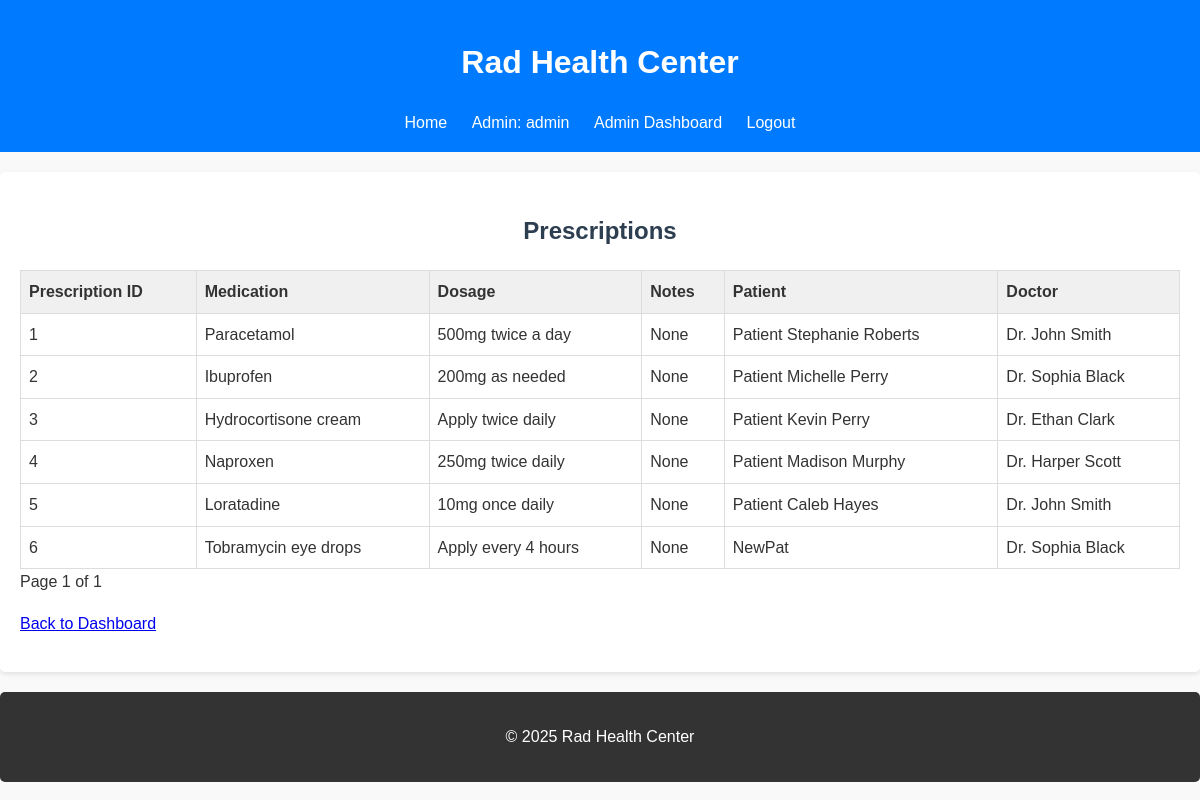
Page /admin/view_prescriptions (signed in) on the committed database.
### tables this page shows
CREATE TABLE prescriptions (
    prescription_id INTEGER PRIMARY KEY AUTOINCREMENT UNIQUE,
    appointment_id INTEGER NOT NULL,
    patient_id INTEGER NOT NULL,
    doctor_id INTEGER NOT NULL,
    prescription_date TIMESTAMP DEFAULT CURRENT_TIMESTAMP,
    medication_name TEXT NOT NULL,
    dosage TEXT,
    notes TEXT,
    FOREIGN KEY (appointment_id) REFERENCES appointments(appointment_id),
    FOREIGN KEY (patient_id) REFERENCES patients(patient_id),
    FOREIGN KEY (doctor_id) REFERENCES doctors(doctor_id)
);

CREATE TABLE patients (
    patient_id INTEGER PRIMARY KEY AUTOINCREMENT UNIQUE,
    name TEXT NOT NULL,
    date_of_birth DATE NOT NULL,
    address TEXT,
    phone_number TEXT,
    email TEXT,
    username TEXT UNIQUE NOT NULL,
    password TEXT NOT NULL,
    registered_doctor_id INTEGER,
    registration_date TIMESTAMP DEFAULT CURRENT_TIMESTAMP,
    FOREIGN KEY (registered_doctor_id) REFERENCES doctors(doctor_id)
);

CREATE TABLE doctors (
    doctor_id INTEGER PRIMARY KEY AUTOINCREMENT UNIQUE,
    name TEXT NOT NULL,
    specialization TEXT,
    phone_number TEXT,
    email TEXT,
    username TEXT UNIQUE NOT NULL,
    password TEXT NOT NULL
);

### app.py (the view)
@app.route('/admin/view_prescriptions', methods=['GET'])
@login_required('admin')
def view_prescriptions():
    page = int(request.args.get('page', 1))
    per_page = 10
    offset = (page - 1) * per_page
    conn = get_db()
    cursor = conn.cursor()
    cursor.execute("""
        SELECT p.prescription_id, p.medication_name, p.dosage, p.notes, pa.name AS patient_name, d.name AS doctor_name
        FROM prescriptions p
        JOIN patients pa ON p.patient_id = pa.patient_id
        JOIN doctors d ON p.doctor_id = d.doctor_id
        LIMIT ? OFFSET ?
    """, (per_page, offset))
    prescriptions = cursor.fetchall()
    cursor.execute("SELECT COUNT(*) FROM prescriptions")
    total_records = cursor.fetchone()[0]
    total_pages = (total_records + per_page - 1) // per_page
    close_db(conn)
    return render_template('view_prescriptions.html', prescriptions=prescriptions, page=page, total_pages=total_pages)

### app.py (called while the page is built)
def get_db():
    conn = sqlite3.connect(DATABASE)
    conn.row_factory = sqlite3.Row
    return conn

def login_required(role):
    def wrapper(fn):
        from functools import wraps
        @wraps(fn)
        def decorated_view(*args, **kwargs):
            if not session.get('user_id') or session.get('user_role') != role:
                return redirect(url_for('login'))
            return fn(*args, **kwargs)
        return decorated_view
    return wrapper

### templates/view_prescriptions.html (shortened to what this page needs)
{% extends 'layout.html' %}
{% block content %}
    <h2>Prescriptions</h2>
    {% if prescriptions %}
        <table>
            <thead>
                <tr>
                    <th>Prescription ID</th>
                    <th>Medication</th>
                    <th>Dosage</th>
                    <th>Notes</th>
                    <th>Patient</th>
                    <th>Doctor</th>
                </tr>
            </thead>
            <tbody>
                {% for prescription in prescriptions %}
                    <tr>
                        <td>{{ prescription.prescription_id }}</td>
                        <td>{{ prescription.medication_name }}</td>
                        <td>{{ prescription.dosage }}</td>
                        <td>{{ prescription.notes }}</td>
                        <td>{{ prescription.patient_name }}</td>
                        <td>{{ prescription.doctor_name }}</td>
                    </tr>
                {% endfor %}
            </tbody>
        </table>
        <div class="pagination">
            <span>Page {{ page }} of {{ total_pages }}</span>
        </div>
    {% else %}
        <p>No prescriptions found.</p>
    {% endif %}
    <p><a href="{{ url_for('admin_dashboard') }}">Back to Dashboard</a></p>
{% endblock %}

### templates/layout.html (shortened to what this page needs)
<!DOCTYPE html>
<html lang="en">
<head>
    <link rel="stylesheet" href="{{ url_for('static', filename='css/style.css') }}">
</head>
<body>
    <header>
        <h1>Rad Health Center</h1>
        <nav>
            <ul>
                <li><a href="{{ url_for('index') }}">Home</a></li>
                {% if not session.get('user_id') %}
                    <li><a href="{{ url_for('signup') }}">Sign Up</a></li>
                    <li><a href="{{ url_for('login') }}">Login</a></li>
                {% else %}
                    <li>
                        {% if session['user_role'] == 'patient' %}
                            Patient:
                        {% elif session['user_role'] == 'doctor' %}
                            Doctor:
                        {% elif session['user_role'] == 'receptionist' %}
                            Receptionist:
                        {% elif session['user_role'] == 'nurse' %}
                            Nurse:
                        {% elif session['user_role'] == 'admin' %}
                            Admin:
                        {% endif %}
                        {{ session.get('username') }}
                    </li>
                    {% if session['user_role'] == 'admin' %}
                        <li><a href="{{ url_for('admin_dashboard') }}">Admin Dashboard</a></li>
                    {% endif %}
                    <li><a href="{{ url_for('logout') }}">Logout</a></li>
                {% endif %}
            </ul>
        </nav>
    </header>
    <main>
        {% block content %}{% endblock %}
    </main>
    <footer>
        <p>&copy; 2025 Rad Health Center</p>
    </footer>
</body>
</html>

### static/css/style.css (style rules this page uses)
body { font-family: Arial, sans-serif; line-height: 1.6; margin: 0; padding: 0; background-color: #f9f9f9; color: #333; }
h2, h3 { text-align: center; color: #2c3e50; }
header { background-color: #007bff; color: white; padding: 1em; text-align: center; }
nav ul { list-style: none; padding: 0; margin: 0; }
nav ul li { display: inline; margin: 0 10px; }
nav a { color: white; text-decoration: none; }
main { padding: 20px; background-color: white; margin-top: 20px; border-radius: 5px; box-shadow: 0 2px 5px rgba(0, 0, 0, 0.1); }
footer { text-align: center; margin-top: 20px; padding: 1em; background-color: #333; color: white; border-radius: 5px; }
table { width: 100%; border-collapse: collapse; margin-top: 20px; }
th, td { border: 1px solid #ddd; padding: 8px; text-align: left; }
th { background-color: #f0f0f0; }

### rows in the picture
prescriptions: prescription_id "1", medication_name "Paracetamol", dosage "500mg twice a day", notes "None", patient_name "Patient Stephanie Roberts", doctor_name "Dr. John Smith"
prescriptions: prescription_id "2", medication_name "Ibuprofen", dosage "200mg as needed", notes "None", patient_name "Patient Michelle Perry", doctor_name "Dr. Sophia Black"
prescriptions: prescription_id "3", medication_name "Hydrocortisone cream", dosage "Apply twice daily", notes "None", patient_name "Patient Kevin Perry", doctor_name "Dr. Ethan Clark"
prescriptions: prescription_id "4", medication_name "Naproxen", dosage "250mg twice daily", notes "None", patient_name "Patient Madison Murphy", doctor_name "Dr. Harper Scott"
prescriptions: prescription_id "5", medication_name "Loratadine", dosage "10mg once daily", notes "None", patient_name "Patient Caleb Hayes", doctor_name "Dr. John Smith"
prescriptions: prescription_id "6", medication_name "Tobramycin eye drops", dosage "Apply every 4 hours", notes "None", patient_name "NewPat", doctor_name "Dr. Sophia Black"

### other values in the picture
{{ session.get('username') }} "admin"
{{ page }} "1"
{{ total_pages }} "1"
